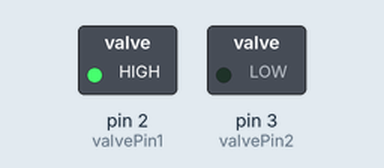
The sketch below on a simulated Arduino Uno, built with avr-gcc and run on an emulated ATmega328P. Shown: switched loads named in the sketch (green lamp = pin HIGH).

Above: at 0.4 s.
At 11.2 s:
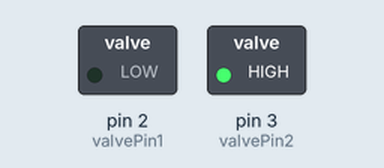
At 16.6 s:
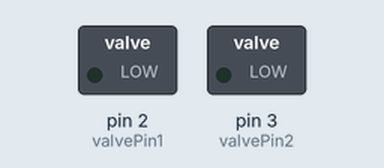
Timing chart, 0 to 28.1 s (numbered marks = the images above):
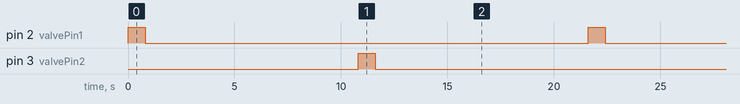

The sketch:

solenoid.ino
```cpp
int valvePin1=2;
int valvePin2=3;

void setup() {
pinMode(valvePin1,OUTPUT);
pinMode(valvePin2,OUTPUT);

}

void loop() {
  // put your main code here, to run repeatedly:
digitalWrite(valvePin1, HIGH);
digitalWrite(valvePin2, LOW);
delay(800);
digitalWrite(valvePin1, LOW);
digitalWrite(valvePin2, LOW);
delay(10000);
digitalWrite(valvePin1, LOW);
digitalWrite(valvePin2, HIGH);
delay(800);
digitalWrite(valvePin1, LOW);
digitalWrite(valvePin2, LOW);
delay(10000);


}
```

Measured:
- by itself, pin 2 (valvePin1), pin 3 (valvePin2): alternates HIGH for 0.80 s and LOW for 20.8 s
- by itself, everything shown: repeats every 21.6 s, in 4 steps
